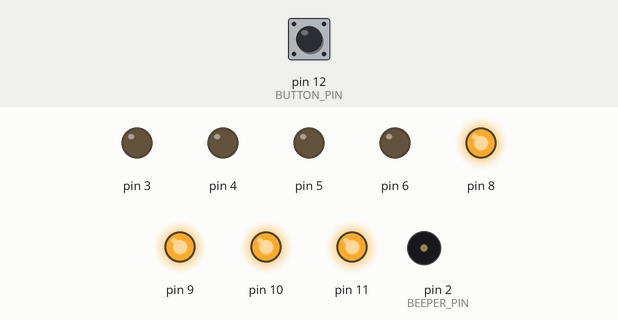
Recording of a sketch running on a simulated Arduino Uno, built with avr-gcc and run on an emulated ATmega328P. Parts: output pins drawn as LEDs (lit = HIGH), buzzer (waves = sounding). The test bench sets the inputs (shaded band); at power-on: pin 12 (BUTTON_PIN) HIGH.

Above: at 1.4 s.
1.5 s: pin 12 (BUTTON_PIN) pulled LOW for 1 s
At 4.0 s:
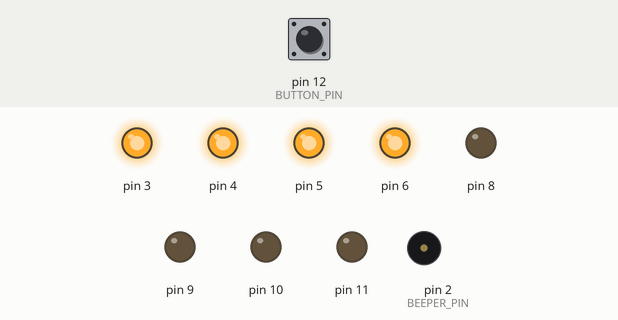
4.3 s: pin 12 (BUTTON_PIN) pulled LOW for 3.2 s
At 7.7 s:
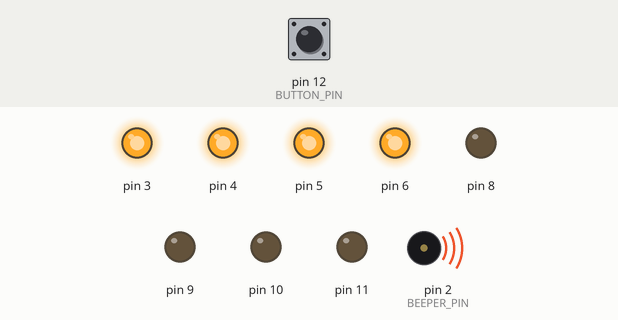
9.4 s: pin 12 (BUTTON_PIN) pulled LOW for 0.15 s
At 9.58 s:
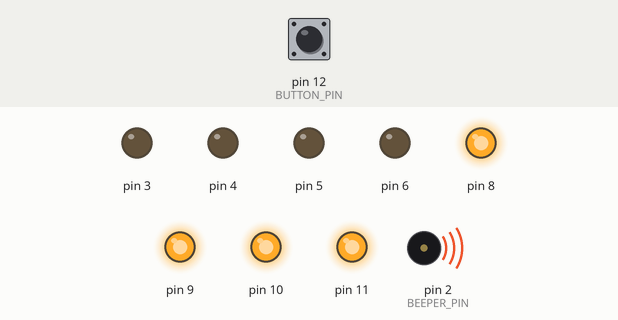
Timing chart, 0 to 12.4 s (numbered marks = the images above; inputs shaded):
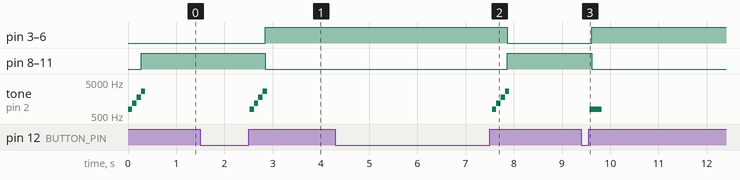

The sketch:

scoop_duty.ino
```cpp
/*
  Scoop Duty
  by Tanner Nielsen

  Please feel free to use this code in any way you'd like!
*/

#define MODE_HOUR 1
#define MODE_MINUTE 2
#define MODE_MAIN 3

int leftLights[] = {8, 9, 10, 11};
int rightLights[] = {3, 4, 5, 6};
int BUTTON_PIN = 12;
int BEEPER_PIN = 2;

void multiPinMode(int pins[], int pinCount, int mode) {
  for (int i = 0; i < pinCount; i ++)
    pinMode(pins[i], mode);
}

void multiWrite(int pins[], int pinCount, int data) {
  for (int i = 0; i < pinCount; i ++)
    digitalWrite(pins[i], data);
}

void lowBeep() {
  tone(BEEPER_PIN, 800, 250);
}

void jingle() {
  tone(BEEPER_PIN, 800, 90);
  delay(90);
  tone(BEEPER_PIN, 1200, 90);
  delay(90);
  tone(BEEPER_PIN, 1800, 90);
  delay(90);
  tone(BEEPER_PIN, 2700, 90);
}

void setup() {
  pinMode(BEEPER_PIN, OUTPUT);
  pinMode(BUTTON_PIN, INPUT_PULLUP);
  multiPinMode(leftLights, 4, OUTPUT);
  multiPinMode(rightLights, 4, OUTPUT);
  jingle();
}

bool leftOn = false;
bool rightOn = false;
void updateLights() {
  multiWrite(leftLights, 4, leftOn ? HIGH : LOW);
  multiWrite(rightLights, 4, rightOn ? HIGH : LOW);
}

#define RELEASE_NONE 0
#define RELEASE_SHORT 1
#define RELEASE_LONG 2
#define DELAY_INTERVAL 50

int mode = MODE_HOUR;
bool buttonPressed = false;
int buttonPressDuration = 0;
int buttonReleaseType = RELEASE_NONE;
void loop() {
  bool nextButtonPressed = (digitalRead(BUTTON_PIN) == LOW);
  bool buttonChanged = buttonPressed != nextButtonPressed;
  buttonPressed = nextButtonPressed;

  if (buttonPressed) {
    buttonPressDuration += DELAY_INTERVAL;
    buttonReleaseType = RELEASE_NONE;
  } else {
    if (buttonChanged) {
      if (buttonPressDuration < 500) {
        buttonReleaseType = RELEASE_SHORT;
      } else {
        buttonReleaseType = RELEASE_LONG;
      }
    } else {
      buttonReleaseType = RELEASE_NONE;
    }
    buttonPressDuration = 0;
  }

  if (mode == MODE_HOUR) {
    hourSetup();
  } else if (mode == MODE_MINUTE) {
    minuteSetup();
  } else {
    mainMode();
  }

  updateLights();
  delay(DELAY_INTERVAL);
}

int hour = 0;
void hourSetup() {
  leftOn = true;
  rightOn = false;

  if (buttonReleaseType == RELEASE_LONG) {
    jingle();
    mode = MODE_MINUTE;
  } else if (buttonReleaseType == RELEASE_SHORT) {
    lowBeep();
    hour = (hour + 1) % 24;
  }
}

int minute = 0;
unsigned long millisOffset = 0;
void minuteSetup() {
  leftOn = false;
  rightOn = true;

  if (buttonReleaseType == RELEASE_LONG) {
    jingle();
    millisOffset = ((unsigned long)hour * (unsigned long)60 + (unsigned long)minute) * (unsigned long)60 * (unsigned long)1000;
    mode = MODE_MAIN;
  } else if (buttonReleaseType == RELEASE_SHORT) {
    lowBeep();
    minute = (minute + 1) % 60;
  }
}

const unsigned long switchInterval = 86400000;  // 24h in millis
unsigned long previousMillis = 0;
bool leftTurn = true;
void mainMode() {
  unsigned long currentMillis = millis() + millisOffset;
  if (((unsigned long)(currentMillis - previousMillis)) >= switchInterval) {
    leftTurn = !leftTurn;
    previousMillis = currentMillis;
  }

  leftOn = leftTurn;
  rightOn = !leftTurn;

  if (buttonReleaseType == RELEASE_SHORT) {
    lowBeep();
    leftTurn = !leftTurn;
  }
}
```

Measured:
- after the input at 1.5 s, pin 3–6: LOW → HIGH after 1.3 s; pin 8–11: HIGH → LOW after 1.3 s; tone on pin 2 (BEEPER_PIN): plays 800 Hz for 0.09 s, 1200 Hz for 0.09 s, 1800 Hz for 0.09 s, 2700 Hz for 0.09 s, starting after 1.0 s
- after the input at 4.3 s, pin 3–6: HIGH → LOW after 3.6 s; pin 8–11: LOW → HIGH after 3.6 s; tone on pin 2 (BEEPER_PIN): plays 800 Hz for 0.09 s, 1200 Hz for 0.09 s, 1800 Hz for 0.09 s, 2700 Hz for 0.09 s, starting after 3.2 s
- after the input at 9.4 s, pin 3–6: LOW → HIGH after 0.22 s; pin 8–11: HIGH → LOW after 0.22 s; tone on pin 2 (BEEPER_PIN): silent → 800 Hz after 0.17 s, → silent 0.25 s later
- by itself, tone on pin 2 (BEEPER_PIN): plays 800 Hz for 0.09 s, 1200 Hz for 0.09 s, 1800 Hz for 0.09 s, 2700 Hz for 0.09 s
